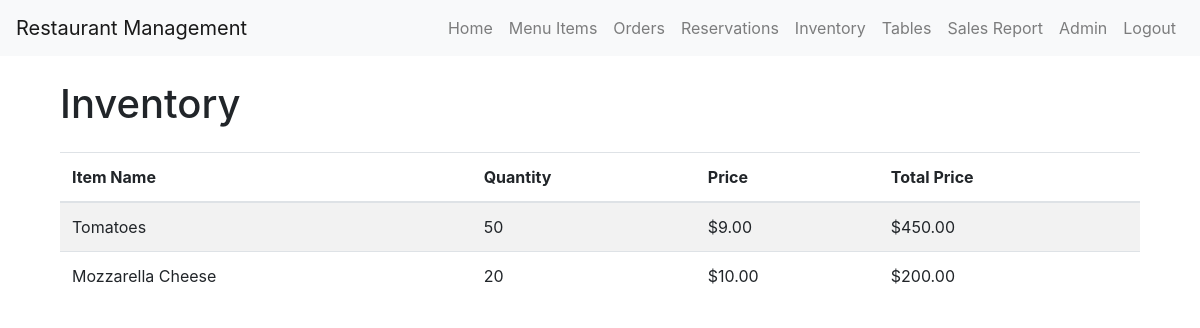
Screenshot of /inventory/ (signed in) with the database file from the repository.
### management/models.py (models this page shows, shortened)
class Inventory(models.Model):
    item_name = models.CharField(max_length=255)
    item_quantity = models.IntegerField()
    price = models.DecimalField(max_digits=5, decimal_places=2, default=0)
    def total_price(self):
        return  self.item_quantity * self.price

### management/views.py (the view)
# urls.py: path('inventory/', views.inventory, name='inventory'),
@login_required(login_url='/admin/login/')
def inventory(request):
    if not request.user.is_staff:
        raise PermissionDenied
    inventory = Inventory.objects.all()
    return render(request, 'management/inventory.html', {'inventory': inventory})

### management/templates/management/inventory.html (shortened to what this page needs)
{% extends 'base.html' %}
{% block content %}
<div class="container mt-4">
    <h1 class="mb-4">Inventory</h1>
    <div class="table-responsive">
        <table class="table table-striped">
            <thead>
                <tr>
                    <th>Item Name</th>
                    <th>Quantity</th>
                    <th>Price</th>
                    <th>Total Price</th>
                </tr>
            </thead>
            <tbody>
                {% for item in inventory %}
                <tr>
                    <td>{{ item.item_name }}</td>
                    <td>{{ item.item_quantity }}</td>
                    <td>${{ item.price|floatformat:2 }}</td>
                    <td>${{ item.total_price|floatformat:2 }}</td>
                </tr>
                {% endfor %}
            </tbody>
        </table>
    </div>
</div>
{% endblock %}

### rows the page displays
Inventory: item_name "Tomatoes", item_quantity "50", price "9.00", total_price "450.00"
Inventory: item_name "Mozzarella Cheese", item_quantity "20", price "10.00", total_price "200.00"
